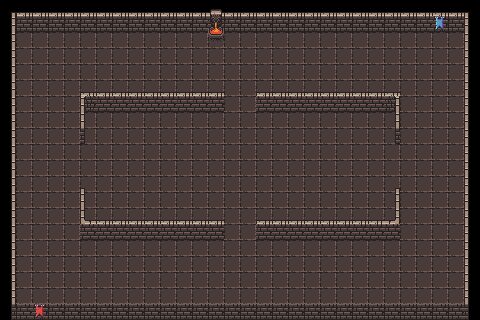

Rendered tile map (Tiled .tmx) drawn with the repository's tilesets; below, a short description and the map source with its tile grids summarised:
An orthogonal 30x20 tile map with 16x16 px tiles, 2 tile layers (floor, walls).

<map version="1.4" tiledversion="1.4.2" orientation="orthogonal" renderorder="right-down" width="30" height="20" tilewidth="16" tileheight="16" infinite="0" nextlayerid="4" nextobjectid="1">
 <tileset firstgid="1" name="tiles" tilewidth="16" tileheight="16" tilecount="78" columns="6">
  <image source="dev/other/realtime-multiplayer-browser-game/client/dist/assets/new/tiles.png" trans="ff00ff" width="96" height="208" />
 </tileset>
 <layer id="3" name="floor" width="30" height="20">
  <data>[600 cells, 476 non-empty, 2 distinct tile ids]</data>
 </layer>
 <layer id="1" name="walls" width="30" height="20">
  <data>[600 cells, 600 non-empty, 18 distinct tile ids]</data>
 </layer>
</map>